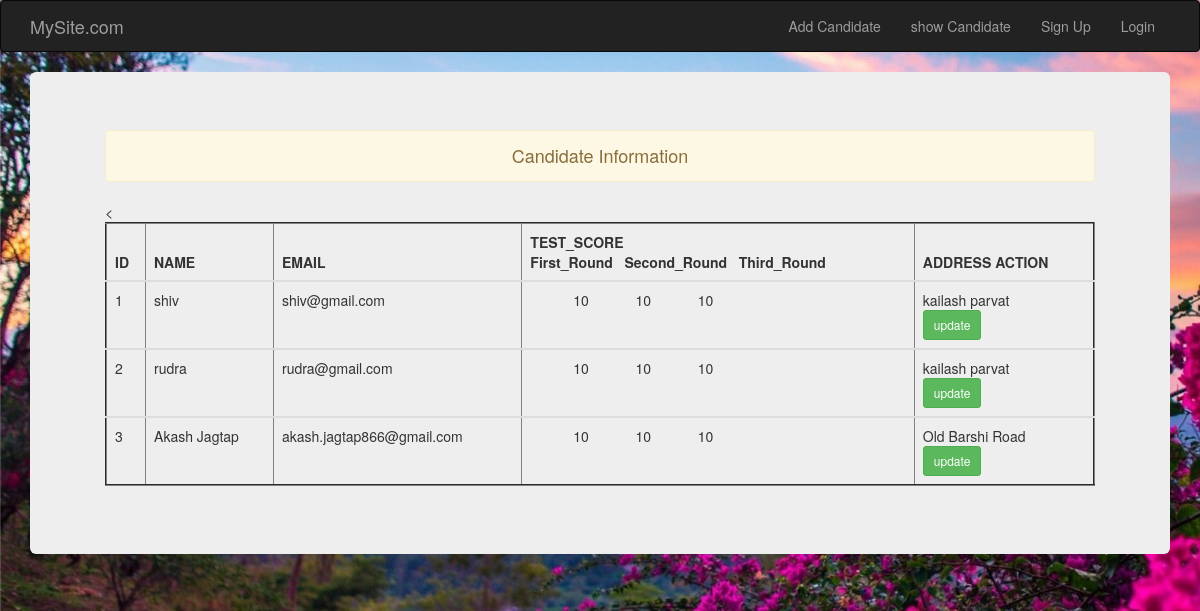
The page /showcandidate on the database its author committed.
### dataapp/models.py (models this page shows)
class candidate(models.Model):
    name=models.CharField(max_length=50)
    email=models.EmailField()
    address=models.TextField()
    first_round=models.IntegerField()
    second_round=models.IntegerField()
    third_round=models.IntegerField()

### dataapp/views.py (the view)
# urls.py: path('showcandidate',v2.showcandidate, name='showcandidate'),
def showcandidate(request):
    data=candidate.objects.all()
    return render(request,'showcandidate.html',{'data':data})

### templates/showcandidate.html (shortened to what this page needs)
{%extends 'base.html'%}
{%load static%}
{%block body%}
<div class="jumbotron">
  <div class="container">
    <h4 class="text-center alert alert-warning">Candidate Information</h4>
       {%if data%}
       <table class="table table-hover" border=2>
         <thead>
           <tr>
             <<th class="col">ID</th>
             <th class="col">NAME</th>
             <th class="col">EMAIL</th>
             <th class="col">
                <div>
                  <table>
                    <tr>
                      <td>First_Round &nbsp;&nbsp;</td> <td>Second_Round &nbsp;&nbsp;</td><td>Third_Round</td>
                    </tr>
                  </table>
                </div>
             </th>
             <th class="col">ADDRESS ACTION</th>
           </tr>
         </thead>
         {%for d in data%}
         <tbody>
           <tr>
             <td scope='row'>{{d.id}}</td>
             <td>{{d.name}}</td>
             <td>{{d.email}}</td>
             <td>
               <table>
                 <tr>
                   <td>&nbsp;&nbsp;&nbsp;&nbsp;&nbsp;&nbsp;&nbsp;&nbsp;&nbsp;&nbsp; {{d.first_round}} &nbsp;&nbsp;&nbsp;&nbsp;&nbsp;&nbsp;&nbsp;&nbsp;&nbsp;&nbsp;&nbsp;</td>
                   <td>{{d.second_round}} &nbsp;&nbsp;&nbsp;&nbsp;&nbsp;&nbsp;&nbsp;&nbsp;&nbsp;&nbsp;&nbsp;</td>
                   <td>{{d.third_round}}</td>
                 </tr>
               </table>
             </td>
             <td>{{d.address}} <form method="post" class="form-inline">
               <a href="{%url 'update' d.id %}" class="btn btn-success btn-sm">update</a>
             </form>
           </td>
           </tr>
         </tbody>
         {%endfor%}
       </table>
       {%else%}
       <h1 class="alert alert-danger">No Records</h1>
       {%endif%}
  </div>
</div>
{%endblock%}

### templates/base.html (shortened to what this page needs)
<!DOCTYPE html>
{%load static%}
<html lang="en" dir="ltr">
  <head>
    <link rel="stylesheet" href="{%static 'css/base.css'%}">
    <link rel="stylesheet" href="{%static 'css/bootstrap.css'%}">
  </head>
  <body>
    <nav class="navbar navbar-default navbar-inverse">
      <div class="container">
        <div class="navbar-header">
          <a href="{%url 'index'%}" class="navbar-brand">MySite.com</a>
        </div>
        <div class="collapse navbar-collapse" id="akash">
          <ul class="nav navbar-nav navbar-right">
            {%if user.is_authenticated%}
            <li><a> Hello, {{user.first_name}}</a></li>
            <li><a href="{%url 'addcandidate'%}">Add Candidate</a></li>
            <li><a href="{%url 'showcandidate'%}">show Candidate</a></li>
            <li><a href="{%url 'logout'%}">Logout</a></li>
            {%else%}
            <li><a href="{%url 'login'%}">Add Candidate</a></li>
            <li><a href="{%url 'login'%}">show Candidate</a></li>
            <li><a href="{%url 'signup'%}">Sign Up</a></li>
            <li><a href="{%url 'login'%}">Login</a></li>
             {%endif%}
          </ul>
        </div>
      </div>
    </nav>
      <div class="container">
      {%block body%}
      {%endblock%}
    </div>
  </body>
  </html>

### static/css/base.css (style rules this page uses)
body { background-repeat:no-repeat; background-size:cover; background-attachment: fixed; color: white; }

### rows shown on the page
candidate: id "1", name "shiv", email "shiv@gmail.com", first_round "10", second_round "10", third_round "10", address "kailash parvat"
candidate: id "2", name "rudra", email "rudra@gmail.com", first_round "10", second_round "10", third_round "10", address "kailash parvat"
candidate: id "3", name "Akash Jagtap", email "akash.jagtap866@gmail.com", first_round "10", second_round "10", third_round "10", address "Old Barshi Road"
